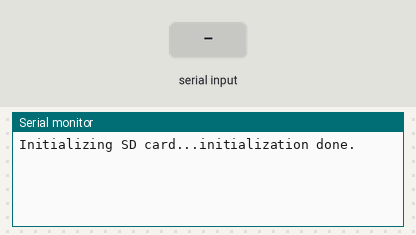
Bench run of a sketch on a simulated Arduino Uno, built with avr-gcc and run on an emulated ATmega328P. Shown: the last lines printed to the serial monitor. The inputs (shaded band) are chosen by the test bench. Storage starts empty.

Above: at 1.2 s.
1.3 s: "savedistance: \n" received over Serial
At 2.1 s:
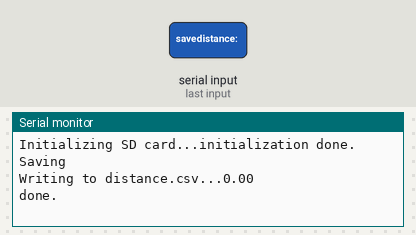
3.0 s: "saveangle: \n" received over Serial
At 4.1 s:
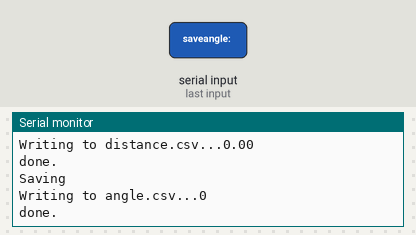

The sketch:

savetosdcard.ino
```cpp
#include <SPI.h>
#include <SD.h>

File myFile;

void setup() {
  Serial.begin(9600);
  Serial.print("Initializing SD card...");
  if (!SD.begin(4)) {
    Serial.println("initialization failed!");
  }else{
    Serial.println("initialization done.");
  }
}

void loop() {
  if (Serial.available() > 0) {
    String command = Serial.readStringUntil('\n');
    if (command.startsWith("savedistance: ")) {
      float distance = command.substring(14).toFloat();
      Serial.println("Saving");
      saveDistance(distance);
      delay(300);
    }else if (command.startsWith("saveangle: ")) {
      float angle = command.substring(11).toFloat();
      Serial.println("Saving");
      saveAngle(angle);
      delay(300);
    }
  }

  delay(250);
}

void saveDistance(float distanceCm){
  myFile = SD.open("distance.csv", FILE_WRITE);

  if (myFile) {
    Serial.print(F("Writing to distance.csv..."));
    // myFile.println("DISTANCE");
    // myFile.println("Centimeter, Millimeter, Inch, Meter");
    Serial.println(distanceCm);
    myFile.print(String(distanceCm));
    myFile.print(",");
    myFile.print(String(distanceCm * 10));
    myFile.print(",");
    myFile.print(String(distanceCm * 0.393701));
    myFile.print(",");
    myFile.println(String(distanceCm * 0.01));

    myFile.close();
    Serial.println(F("done."));
  } else {
    Serial.println(F("error opening distance.csv"));
  }
}

void saveAngle(int angle){
  myFile = SD.open("angle.csv", FILE_WRITE);

  if (myFile) {
    Serial.print(F("Writing to angle.csv..."));
    // myFile.println("Angle");
    Serial.println(angle);
    myFile.print("Degree:, ");
    myFile.println(String(angle));

    myFile.close();
    Serial.println(F("done."));
  } else {
    Serial.println(F("error opening angle.csv"));
  }
}
```

Measured:
- after the input at 1.3 s, the serial monitor: prints a new line after 0.22 s (image 1)
- after the input at 3.0 s, the serial monitor: prints a new line after 0.09 s (image 2)
